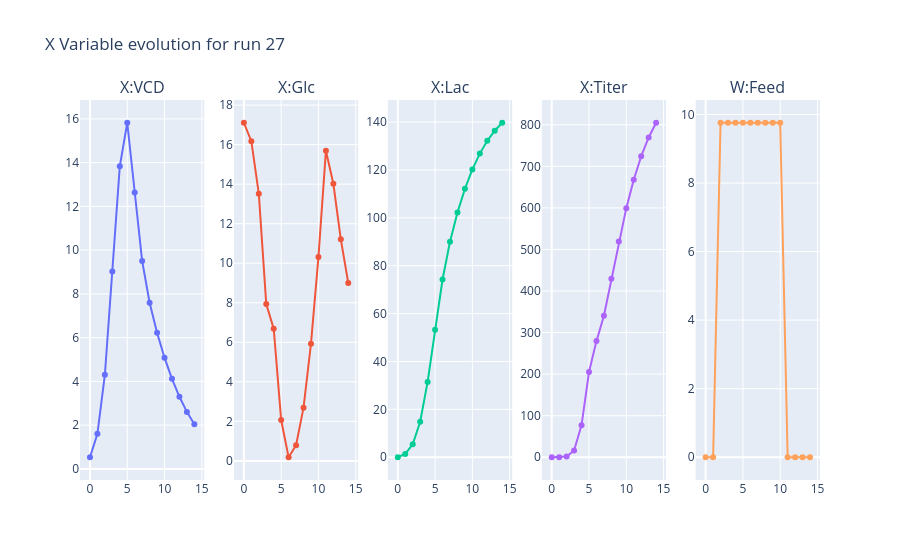
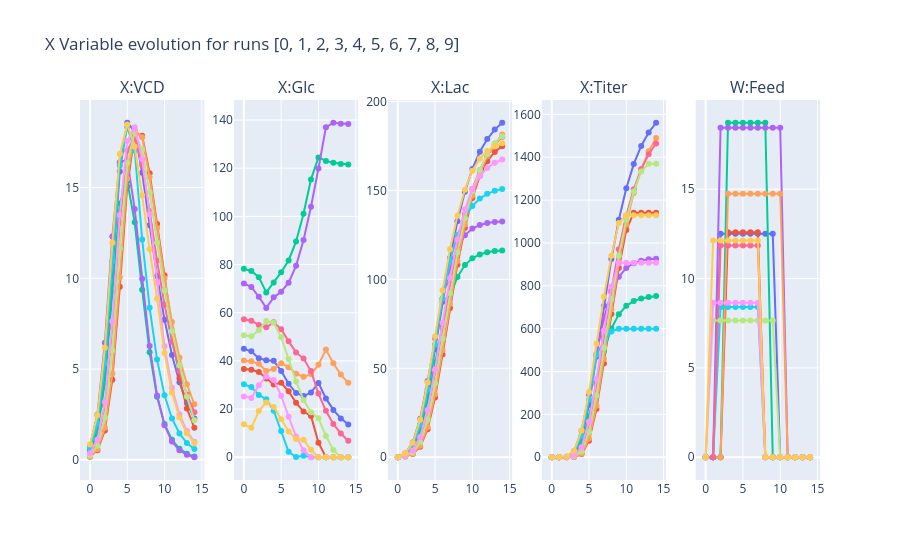

Here is the notebook cell these charts were saved with, in order:
### Code cell
#@title Evolution profiles for selected runs
if PLOT_RUN_ID is not None:
    fig = make_subplots(rows=1, cols=5, subplot_titles=owu.columns)
    plot_run_ix = owu.index.get_level_values("run") == PLOT_RUN_ID
    for i,c in enumerate(owu.columns):
        fig.add_trace(go.Scatter(x=list(range(15)), y=owu[c].values[plot_run_ix]), row=1, col=i+1)
    fig.update_layout(showlegend=False, title_text="X Variable evolution for run "+str(PLOT_RUN_ID))
    fig.show()
if PLOT_RUNS_IDS is not None:
    fig = make_subplots(rows=1, cols=5, subplot_titles=owu.columns)
    for j in PLOT_RUNS_IDS:
        plot_run_ix = owu.index.get_level_values("run") == j
        for i,c in enumerate(owu.columns):
            fig.add_trace(go.Scatter(x=list(range(15)), y=owu[c].values[plot_run_ix], name="Run id = " + str(j),marker=dict(color=px.colors.qualitative.Plotly[j % 10])), row=1, col=i+1)
    fig.update_layout(showlegend=False, title_text="X Variable evolution for runs "+str(PLOT_RUNS_IDS))
    fig.show()

### Figure 1 — Plotly figure (JSON) as saved in the notebook; plotly's stock layout.template omitted (floating-point values rounded to 4 significant figures)
{"data": [{"type": "scatter", "x": [0, 1, 2, 3, 4, 5, 6, 7, 8, 9, 10, 11, 12, 13, 14], "xaxis": "x", "y": [0.5316, 1.604, 4.304, 9.027, 13.83, 15.82, 12.64, 9.502, 7.594, 6.22, 5.083, 4.117, 3.297, 2.606, 2.036], "yaxis": "y"}, {"type": "scatter", "x": [0, 1, 2, 3, 4, 5, 6, 7, 8, 9, 10, 11, 12, 13, 14], "xaxis": "x2", "y": [17.11, 16.17, 13.52, 7.939, 6.69, 2.069, 0.1836, 0.7935, 2.693, 5.93, 10.31, 15.69, 14.02, 11.21, 8.999], "yaxis": "y2"}, {"type": "scatter", "x": [0, 1, 2, 3, 4, 5, 6, 7, 8, 9, 10, 11, 12, 13, 14], "xaxis": "x3", "y": [0.0, 1.407, 5.403, 14.83, 31.45, 53.29, 74.24, 90.0, 102.2, 112.1, 120.2, 126.8, 132.2, 136.4, 139.7], "yaxis": "y3"}, {"type": "scatter", "x": [0, 1, 2, 3, 4, 5, 6, 7, 8, 9, 10, 11, 12, 13, 14], "xaxis": "x4", "y": [0.0, 0.1387, 1.751, 16.37, 77.25, 205.1, 279.4, 340.3, 429.3, 519.2, 599.4, 667.8, 724.3, 769.4, 804.8], "yaxis": "y4"}, {"type": "scatter", "x": [0, 1, 2, 3, 4, 5, 6, 7, 8, 9, 10, 11, 12, 13, 14], "xaxis": "x5", "y": [0.0, 0.0, 9.76, 9.76, 9.76, 9.76, 9.76, 9.76, 9.76, 9.76, 9.76, 0.0, 0.0, 0.0, 0.0], "yaxis": "y5"}], "layout": {"annotations": [{"font": {"size": 16}, "showarrow": false, "text": "X:VCD", "x": 0.084, "xanchor": "center", "xref": "paper", "y": 1.0, "yanchor": "bottom", "yref": "paper"}, {"font": {"size": 16}, "showarrow": false, "text": "X:Glc", "x": 0.292, "xanchor": "center", "xref": "paper", "y": 1.0, "yanchor": "bottom", "yref": "paper"}, {"font": {"size": 16}, "showarrow": false, "text": "X:Lac", "x": 0.5, "xanchor": "center", "xref": "paper", "y": 1.0, "yanchor": "bottom", "yref": "paper"}, {"font": {"size": 16}, "showarrow": false, "text": "X:Titer", "x": 0.708, "xanchor": "center", "xref": "paper", "y": 1.0, "yanchor": "bottom", "yref": "paper"}, {"font": {"size": 16}, "showarrow": false, "text": "W:Feed", "x": 0.916, "xanchor": "center", "xref": "paper", "y": 1.0, "yanchor": "bottom", "yref": "paper"}], "showlegend": false, "title": {"text": "X Variable evolution for run 27"}, "xaxis": {"anchor": "y", "domain": [0.0, 0.168]}, "xaxis2": {"anchor": "y2", "domain": [0.208, 0.376]}, "xaxis3": {"anchor": "y3", "domain": [0.416, 0.584]}, "xaxis4": {"anchor": "y4", "domain": [0.624, 0.792]}, "xaxis5": {"anchor": "y5", "domain": [0.832, 1.0]}, "yaxis": {"anchor": "x", "domain": [0.0, 1.0]}, "yaxis2": {"anchor": "x2", "domain": [0.0, 1.0]}, "yaxis3": {"anchor": "x3", "domain": [0.0, 1.0]}, "yaxis4": {"anchor": "x4", "domain": [0.0, 1.0]}, "yaxis5": {"anchor": "x5", "domain": [0.0, 1.0]}}}

### Figure 2 — Plotly figure (JSON) as saved in the notebook; plotly's stock layout.template omitted (floating-point values rounded to 4 significant figures)
{"data": [{"marker": {"color": "#636EFA"}, "name": "Run id = 0", "type": "scatter", "x": [0, 1, 2, 3, 4, 5, 6, 7, 8, 9, 10, 11, 12, 13, 14], "xaxis": "x", "y": [0.55, 1.725, 4.78, 10.28, 15.89, 18.57, 18.1, 15.81, 12.92, 10.12, 7.716, 5.775, 4.271, 3.129, 2.276], "yaxis": "y"}, {"marker": {"color": "#636EFA"}, "name": "Run id = 0", "type": "scatter", "x": [0, 1, 2, 3, 4, 5, 6, 7, 8, 9, 10, 11, 12, 13, 14], "xaxis": "x2", "y": [45.0, 44.01, 41.09, 40.27, 40.08, 35.78, 30.51, 26.67, 25.39, 26.87, 30.86, 24.44, 19.66, 16.14, 13.57], "yaxis": "y2"}, {"marker": {"color": "#636EFA"}, "name": "Run id = 0", "type": "scatter", "x": [0, 1, 2, 3, 4, 5, 6, 7, 8, 9, 10, 11, 12, 13, 14], "xaxis": "x3", "y": [0.0, 1.489, 5.872, 16.49, 35.54, 60.78, 87.48, 112.0, 132.7, 149.3, 162.1, 171.7, 178.9, 184.2, 188.1], "yaxis": "y3"}, {"marker": {"color": "#636EFA"}, "name": "Run id = 0", "type": "scatter", "x": [0, 1, 2, 3, 4, 5, 6, 7, 8, 9, 10, 11, 12, 13, 14], "xaxis": "x4", "y": [0.0, 0.05463, 1.312, 15.87, 85.82, 245.2, 468.6, 706.7, 924.8, 1108.0, 1255.0, 1368.0, 1453.0, 1515.0, 1561.0], "yaxis": "y4"}, {"marker": {"color": "#636EFA"}, "name": "Run id = 0", "type": "scatter", "x": [0, 1, 2, 3, 4, 5, 6, 7, 8, 9, 10, 11, 12, 13, 14], "xaxis": "x5", "y": [0.0, 0.0, 12.5, 12.5, 12.5, 12.5, 12.5, 12.5, 12.5, 12.5, 0.0, 0.0, 0.0, 0.0, 0.0], "yaxis": "y5"}, {"marker": {"color": "#EF553B"}, "name": "Run id = 1", "type": "scatter", "x": [0, 1, 2, 3, 4, 5, 6, 7, 8, 9, 10, 11, 12, 13, 14], "xaxis": "x", "y": [0.1665, 0.5305, 1.62, 4.417, 9.529, 15.04, 18.0, 17.86, 15.78, 12.99, 10.17, 7.111, 4.493, 2.827, 1.774], "yaxis": "y"}, {"marker": {"color": "#EF553B"}, "name": "Run id = 1", "type": "scatter", "x": [0, 1, 2, 3, 4, 5, 6, 7, 8, 9, 10, 11, 12, 13, 14], "xaxis": "x2", "y": [36.64, 36.34, 35.4, 32.69, 30.22, 30.92, 27.41, 22.6, 18.98, 17.12, 6.065, 2.295e-09, -4.038e-08, -3.808e-08, -1.196e-08], "yaxis": "y2"}, {"marker": {"color": "#EF553B"}, "name": "Run id = 1", "type": "scatter", "x": [0, 1, 2, 3, 4, 5, 6, 7, 8, 9, 10, 11, 12, 13, 14], "xaxis": "x3", "y": [0.0, 0.4532, 1.867, 5.939, 15.75, 33.6, 57.8, 83.94, 108.3, 129.1, 145.7, 158.3, 166.5, 171.7, 174.9], "yaxis": "y3"}, {"marker": {"color": "#EF553B"}, "name": "Run id = 1", "type": "scatter", "x": [0, 1, 2, 3, 4, 5, 6, 7, 8, 9, 10, 11, 12, 13, 14], "xaxis": "x4", "y": [0.0, 0.008608, 0.1036, 1.444, 14.75, 77.47, 224.7, 437.4, 668.6, 882.8, 1060.0, 1141.0, 1141.0, 1141.0, 1141.0], "yaxis": "y4"}, {"marker": {"color": "#EF553B"}, "name": "Run id = 1", "type": "scatter", "x": [0, 1, 2, 3, 4, 5, 6, 7, 8, 9, 10, 11, 12, 13, 14], "xaxis": "x5", "y": [0.0, 0.0, 0.0, 12.59, 12.59, 12.59, 12.59, 12.59, 0.0, 0.0, 0.0, 0.0, 0.0, 0.0, 0.0], "yaxis": "y5"}, {"marker": {"color": "#00CC96"}, "name": "Run id = 2", "type": "scatter", "x": [0, 1, 2, 3, 4, 5, 6, 7, 8, 9, 10, 11, 12, 13, 14], "xaxis": "x", "y": [0.4778, 1.516, 4.249, 9.226, 14.13, 15.35, 13.08, 9.373, 5.92, 3.474, 1.971, 1.104, 0.6151, 0.3414, 0.1892], "yaxis": "y"}, {"marker": {"color": "#00CC96"}, "name": "Run id = 2", "type": "scatter", "x": [0, 1, 2, 3, 4, 5, 6, 7, 8, 9, 10, 11, 12, 13, 14], "xaxis": "x2", "y": [78.22, 77.36, 74.77, 68.45, 72.6, 76.84, 81.71, 89.62, 101.1, 115.4, 124.5, 123.0, 122.2, 121.8, 121.5], "yaxis": "y2"}, {"marker": {"color": "#00CC96"}, "name": "Run id = 2", "type": "scatter", "x": [0, 1, 2, 3, 4, 5, 6, 7, 8, 9, 10, 11, 12, 13, 14], "xaxis": "x3", "y": [0.0, 1.302, 5.18, 14.67, 31.77, 53.51, 74.28, 90.5, 101.4, 108.1, 111.9, 114.0, 115.2, 115.9, 116.3], "yaxis": "y3"}, {"marker": {"color": "#00CC96"}, "name": "Run id = 2", "type": "scatter", "x": [0, 1, 2, 3, 4, 5, 6, 7, 8, 9, 10, 11, 12, 13, 14], "xaxis": "x4", "y": [0.0, 0.02713, 0.8322, 11.42, 66.45, 191.1, 350.8, 495.5, 600.6, 667.2, 706.4, 728.7, 741.3, 748.3, 752.2], "yaxis": "y4"}, {"marker": {"color": "#00CC96"}, "name": "Run id = 2", "type": "scatter", "x": [0, 1, 2, 3, 4, 5, 6, 7, 8, 9, 10, 11, 12, 13, 14], "xaxis": "x5", "y": [0.0, 0.0, 0.0, 18.72, 18.72, 18.72, 18.72, 18.72, 18.72, 0.0, 0.0, 0.0, 0.0, 0.0, 0.0], "yaxis": "y5"}, {"marker": {"color": "#AB63FA"}, "name": "Run id = 3", "type": "scatter", "x": [0, 1, 2, 3, 4, 5, 6, 7, 8, 9, 10, 11, 12, 13, 14], "xaxis": "x", "y": [0.7977, 2.484, 6.454, 12.3, 16.4, 16.51, 13.81, 9.979, 6.276, 3.549, 1.906, 1.005, 0.5265, 0.2752, 0.1436], "yaxis": "y"}, {"marker": {"color": "#AB63FA"}, "name": "Run id = 3", "type": "scatter", "x": [0, 1, 2, 3, 4, 5, 6, 7, 8, 9, 10, 11, 12, 13, 14], "xaxis": "x2", "y": [72.14, 70.7, 66.63, 62.01, 66.39, 68.75, 72.5, 79.49, 90.19, 104.0, 119.9, 137.0, 138.9, 138.5, 138.3], "yaxis": "y2"}, {"marker": {"color": "#AB63FA"}, "name": "Run id = 3", "type": "scatter", "x": [0, 1, 2, 3, 4, 5, 6, 7, 8, 9, 10, 11, 12, 13, 14], "xaxis": "x3", "y": [0.0, 2.158, 8.272, 21.71, 42.82, 66.96, 89.02, 106.2, 117.8, 124.8, 128.6, 130.6, 131.7, 132.2, 132.5], "yaxis": "y3"}, {"marker": {"color": "#AB63FA"}, "name": "Run id = 3", "type": "scatter", "x": [0, 1, 2, 3, 4, 5, 6, 7, 8, 9, 10, 11, 12, 13, 14], "xaxis": "x4", "y": [0.0, 0.09359, 2.789, 28.81, 123.6, 291.1, 481.8, 648.4, 768.2, 842.1, 883.5, 905.7, 917.4, 923.5, 926.8], "yaxis": "y4"}, {"marker": {"color": "#AB63FA"}, "name": "Run id = 3", "type": "scatter", "x": [0, 1, 2, 3, 4, 5, 6, 7, 8, 9, 10, 11, 12, 13, 14], "xaxis": "x5", "y": [0.0, 0.0, 18.44, 18.44, 18.44, 18.44, 18.44, 18.44, 18.44, 18.44, 18.44, 0.0, 0.0, 0.0, 0.0], "yaxis": "y5"}, {"marker": {"color": "#FFA15A"}, "name": "Run id = 4", "type": "scatter", "x": [0, 1, 2, 3, 4, 5, 6, 7, 8, 9, 10, 11, 12, 13, 14], "xaxis": "x", "y": [0.1811, 0.5779, 1.762, 4.755, 10.05, 15.48, 18.15, 17.77, 15.58, 12.77, 10.01, 7.588, 5.642, 4.169, 3.062], "yaxis": "y"}, {"marker": {"color": "#FFA15A"}, "name": "Run id = 4", "type": "scatter", "x": [0, 1, 2, 3, 4, 5, 6, 7, 8, 9, 10, 11, 12, 13, 14], "xaxis": "x2", "y": [40.14, 39.81, 38.79, 35.85, 36.69, 39.05, 37.4, 34.72, 33.38, 34.52, 38.36, 44.69, 39.0, 34.33, 30.89], "yaxis": "y2"}, {"marker": {"color": "#FFA15A"}, "name": "Run id = 4", "type": "scatter", "x": [0, 1, 2, 3, 4, 5, 6, 7, 8, 9, 10, 11, 12, 13, 14], "xaxis": "x3", "y": [0.0, 0.4935, 2.032, 6.439, 16.89, 35.47, 60.1, 86.26, 110.4, 130.8, 147.2, 159.8, 169.3, 176.3, 181.5], "yaxis": "y3"}, {"marker": {"color": "#FFA15A"}, "name": "Run id = 4", "type": "scatter", "x": [0, 1, 2, 3, 4, 5, 6, 7, 8, 9, 10, 11, 12, 13, 14], "xaxis": "x4", "y": [0.0, 0.008565, 0.1156, 1.702, 17.0, 85.81, 240.5, 457.9, 691.1, 906.1, 1088.0, 1233.0, 1344.0, 1427.0, 1489.0], "yaxis": "y4"}, {"marker": {"color": "#FFA15A"}, "name": "Run id = 4", "type": "scatter", "x": [0, 1, 2, 3, 4, 5, 6, 7, 8, 9, 10, 11, 12, 13, 14], "xaxis": "x5", "y": [0.0, 0.0, 0.0, 14.74, 14.74, 14.74, 14.74, 14.74, 14.74, 14.74, 14.74, 0.0, 0.0, 0.0, 0.0], "yaxis": "y5"}, {"marker": {"color": "#19D3F3"}, "name": "Run id = 5", "type": "scatter", "x": [0, 1, 2, 3, 4, 5, 6, 7, 8, 9, 10, 11, 12, 13, 14], "xaxis": "x", "y": [0.6432, 1.984, 5.325, 10.94, 16.21, 18.34, 17.05, 12.14, 8.382, 5.522, 3.553, 2.276, 1.455, 0.928, 0.5914], "yaxis": "y"}, {"marker": {"color": "#19D3F3"}, "name": "Run id = 5", "type": "scatter", "x": [0, 1, 2, 3, 4, 5, 6, 7, 8, 9, 10, 11, 12, 13, 14], "xaxis": "x2", "y": [30.32, 29.17, 25.87, 24.11, 19.34, 10.92, 2.251, 0.1216, 0.5805, -3.092e-09, 2.99e-08, 2.405e-08, 3.118e-08, 2.705e-08, 7.484e-09], "yaxis": "y2"}, {"marker": {"color": "#19D3F3"}, "name": "Run id = 5", "type": "scatter", "x": [0, 1, 2, 3, 4, 5, 6, 7, 8, 9, 10, 11, 12, 13, 14], "xaxis": "x3", "y": [0.0, 1.726, 6.682, 18.21, 38.02, 63.34, 89.2, 110.4, 124.9, 134.9, 141.3, 145.4, 148.1, 149.8, 150.9], "yaxis": "y3"}, {"marker": {"color": "#19D3F3"}, "name": "Run id = 5", "type": "scatter", "x": [0, 1, 2, 3, 4, 5, 6, 7, 8, 9, 10, 11, 12, 13, 14], "xaxis": "x4", "y": [0.0, 0.1047, 2.055, 21.12, 101.3, 267.8, 477.1, 542.1, 587.1, 599.2, 599.2, 599.2, 599.2, 599.2, 599.2], "yaxis": "y4"}, {"marker": {"color": "#19D3F3"}, "name": "Run id = 5", "type": "scatter", "x": [0, 1, 2, 3, 4, 5, 6, 7, 8, 9, 10, 11, 12, 13, 14], "xaxis": "x5", "y": [0.0, 0.0, 8.408, 8.408, 8.408, 8.408, 8.408, 8.408, 0.0, 0.0, 0.0, 0.0, 0.0, 0.0, 0.0], "yaxis": "y5"}, {"marker": {"color": "#FF6692"}, "name": "Run id = 6", "type": "scatter", "x": [0, 1, 2, 3, 4, 5, 6, 7, 8, 9, 10, 11, 12, 13, 14], "xaxis": "x", "y": [0.316, 1.009, 2.978, 7.285, 13.06, 17.02, 17.77, 16.25, 13.7, 10.97, 8.543, 6.508, 4.874, 3.601, 2.628], "yaxis": "y"}, {"marker": {"color": "#FF6692"}, "name": "Run id = 6", "type": "scatter", "x": [0, 1, 2, 3, 4, 5, 6, 7, 8, 9, 10, 11, 12, 13, 14], "xaxis": "x2", "y": [57.27, 56.7, 54.93, 53.94, 56.02, 53.19, 48.11, 43.52, 40.97, 35.77, 26.45, 19.27, 13.86, 9.833, 6.882], "yaxis": "y2"}, {"marker": {"color": "#FF6692"}, "name": "Run id = 6", "type": "scatter", "x": [0, 1, 2, 3, 4, 5, 6, 7, 8, 9, 10, 11, 12, 13, 14], "xaxis": "x3", "y": [0.0, 0.8627, 3.509, 10.59, 25.25, 47.29, 72.7, 97.38, 119.0, 136.8, 150.8, 161.5, 169.7, 175.8, 180.2], "yaxis": "y3"}, {"marker": {"color": "#FF6692"}, "name": "Run id = 6", "type": "scatter", "x": [0, 1, 2, 3, 4, 5, 6, 7, 8, 9, 10, 11, 12, 13, 14], "xaxis": "x4", "y": [0.0, 0.01458, 0.3397, 5.33, 40.76, 151.1, 338.3, 561.1, 779.4, 970.8, 1128.0, 1251.0, 1344.0, 1414.0, 1464.0], "yaxis": "y4"}, {"marker": {"color": "#FF6692"}, "name": "Run id = 6", "type": "scatter", "x": [0, 1, 2, 3, 4, 5, 6, 7, 8, 9, 10, 11, 12, 13, 14], "xaxis": "x5", "y": [0.0, 0.0, 11.85, 11.85, 11.85, 11.85, 11.85, 11.85, 0.0, 0.0, 0.0, 0.0, 0.0, 0.0, 0.0], "yaxis": "y5"}, {"marker": {"color": "#B6E880"}, "name": "Run id = 7", "type": "scatter", "x": [0, 1, 2, 3, 4, 5, 6, 7, 8, 9, 10, 11, 12, 13, 14], "xaxis": "x", "y": [0.2429, 0.777, 2.339, 6.024, 11.66, 16.35, 18.03, 17.08, 14.73, 11.95, 9.329, 7.079, 5.208, 3.493, 2.185], "yaxis": "y"}, {"marker": {"color": "#B6E880"}, "name": "Run id = 7", "type": "scatter", "x": [0, 1, 2, 3, 4, 5, 6, 7, 8, 9, 10, 11, 12, 13, 14], "xaxis": "x2", "y": [50.65, 50.21, 52.73, 56.58, 55.82, 49.85, 40.78, 31.44, 23.8, 18.68, 16.17, 8.834, 3.017, 1.348e-07, -2.851e-08], "yaxis": "y2"}, {"marker": {"color": "#B6E880"}, "name": "Run id = 7", "type": "scatter", "x": [0, 1, 2, 3, 4, 5, 6, 7, 8, 9, 10, 11, 12, 13, 14], "xaxis": "x3", "y": [0.0, 0.6633, 2.72, 8.435, 21.07, 41.53, 66.66, 92.18, 115.2, 134.4, 149.7, 161.4, 170.3, 176.5, 180.5], "yaxis": "y3"}, {"marker": {"color": "#B6E880"}, "name": "Run id = 7", "type": "scatter", "x": [0, 1, 2, 3, 4, 5, 6, 7, 8, 9, 10, 11, 12, 13, 14], "xaxis": "x4", "y": [0.0, 0.01025, 0.1911, 3.032, 27.12, 116.7, 289.3, 511.1, 737.9, 940.8, 1109.0, 1240.0, 1334.0, 1369.0, 1369.0], "yaxis": "y4"}, {"marker": {"color": "#B6E880"}, "name": "Run id = 7", "type": "scatter", "x": [0, 1, 2, 3, 4, 5, 6, 7, 8, 9, 10, 11, 12, 13, 14], "xaxis": "x5", "y": [0.0, 7.658, 7.658, 7.658, 7.658, 7.658, 7.658, 7.658, 7.658, 7.658, 0.0, 0.0, 0.0, 0.0, 0.0], "yaxis": "y5"}, {"marker": {"color": "#FF97FF"}, "name": "Run id = 8", "type": "scatter", "x": [0, 1, 2, 3, 4, 5, 6, 7, 8, 9, 10, 11, 12, 13, 14], "xaxis": "x", "y": [0.3574, 1.111, 3.192, 7.629, 13.49, 17.57, 18.32, 16.56, 13.53, 9.777, 6.254, 3.973, 2.514, 1.586, 0.9998], "yaxis": "y"}, {"marker": {"color": "#FF97FF"}, "name": "Run id = 8", "type": "scatter", "x": [0, 1, 2, 3, 4, 5, 6, 7, 8, 9, 10, 11, 12, 13, 14], "xaxis": "x2", "y": [25.22, 24.58, 29.88, 33.55, 32.07, 25.59, 16.8, 8.637, 2.924, -1.045e-08, 3.787e-09, 2.287e-08, 5e-08, 1.773e-08, 1.577e-08], "yaxis": "y2"}, {"marker": {"color": "#FF97FF"}, "name": "Run id = 8", "type": "scatter", "x": [0, 1, 2, 3, 4, 5, 6, 7, 8, 9, 10, 11, 12, 13, 14], "xaxis": "x3", "y": [0.0, 0.9607, 3.828, 11.32, 26.54, 49.28, 75.49, 100.8, 122.6, 139.5, 150.8, 158.1, 162.7, 165.6, 167.4], "yaxis": "y3"}, {"marker": {"color": "#FF97FF"}, "name": "Run id = 8", "type": "scatter", "x": [0, 1, 2, 3, 4, 5, 6, 7, 8, 9, 10, 11, 12, 13, 14], "xaxis": "x4", "y": [0.0, 0.04557, 0.5859, 6.845, 46.95, 166.1, 363.6, 591.5, 796.5, 908.1, 908.1, 908.1, 908.1, 908.1, 908.1], "yaxis": "y4"}, {"marker": {"color": "#FF97FF"}, "name": "Run id = 8", "type": "scatter", "x": [0, 1, 2, 3, 4, 5, 6, 7, 8, 9, 10, 11, 12, 13, 14], "xaxis": "x5", "y": [0.0, 8.652, 8.652, 8.652, 8.652, 8.652, 8.652, 8.652, 0.0, 0.0, 0.0, 0.0, 0.0, 0.0, 0.0], "yaxis": "y5"}, {"marker": {"color": "#FECB52"}, "name": "Run id = 9", "type": "scatter", "x": [0, 1, 2, 3, 4, 5, 6, 7, 8, 9, 10, 11, 12, 13, 14], "xaxis": "x", "y": [0.8395, 2.452, 6.18, 11.96, 16.84, 18.47, 17.25, 14.57, 11.59, 8.88, 5.884, 3.713, 2.334, 1.465, 0.9178], "yaxis": "y"}, {"marker": {"color": "#FECB52"}, "name": "Run id = 9", "type": "scatter", "x": [0, 1, 2, 3, 4, 5, 6, 7, 8, 9, 10, 11, 12, 13, 14], "xaxis": "x2", "y": [13.68, 12.23, 19.21, 22.73, 20.86, 15.82, 10.7, 7.578, 7.248, 3.116, 3.578e-09, -8.946e-09, -2.413e-08, -1.746e-08, -3.777e-08], "yaxis": "y2"}, {"marker": {"color": "#FECB52"}, "name": "Run id = 9", "type": "scatter", "x": [0, 1, 2, 3, 4, 5, 6, 7, 8, 9, 10, 11, 12, 13, 14], "xaxis": "x3", "y": [0.0, 2.186, 8.087, 21.04, 42.09, 67.93, 93.91, 116.9, 135.7, 150.5, 161.1, 167.9, 172.2, 174.9, 176.5], "yaxis": "y3"}, {"marker": {"color": "#FECB52"}, "name": "Run id = 9", "type": "scatter", "x": [0, 1, 2, 3, 4, 5, 6, 7, 8, 9, 10, 11, 12, 13, 14], "xaxis": "x4", "y": [0.0, 0.3791, 4.022, 30.2, 124.9, 304.6, 529.3, 750.1, 940.4, 1093.0, 1129.0, 1129.0, 1129.0, 1129.0, 1129.0], "yaxis": "y4"}, {"marker": {"color": "#FECB52"}, "name": "Run id = 9", "type": "scatter", "x": [0, 1, 2, 3, 4, 5, 6, 7, 8, 9, 10, 11, 12, 13, 14], "xaxis": "x5", "y": [0.0, 12.13, 12.13, 12.13, 12.13, 12.13, 12.13, 12.13, 0.0, 0.0, 0.0, 0.0, 0.0, 0.0, 0.0], "yaxis": "y5"}], "layout": {"annotations": [{"font": {"size": 16}, "showarrow": false, "text": "X:VCD", "x": 0.084, "xanchor": "center", "xref": "paper", "y": 1.0, "yanchor": "bottom", "yref": "paper"}, {"font": {"size": 16}, "showarrow": false, "text": "X:Glc", "x": 0.292, "xanchor": "center", "xref": "paper", "y": 1.0, "yanchor": "bottom", "yref": "paper"}, {"font": {"size": 16}, "showarrow": false, "text": "X:Lac", "x": 0.5, "xanchor": "center", "xref": "paper", "y": 1.0, "yanchor": "bottom", "yref": "paper"}, {"font": {"size": 16}, "showarrow": false, "text": "X:Titer", "x": 0.708, "xanchor": "center", "xref": "paper", "y": 1.0, "yanchor": "bottom", "yref": "paper"}, {"font": {"size": 16}, "showarrow": false, "text": "W:Feed", "x": 0.916, "xanchor": "center", "xref": "paper", "y": 1.0, "yanchor": "bottom", "yref": "paper"}], "showlegend": false, "title": {"text": "X Variable evolution for runs [0, 1, 2, 3, 4, 5, 6, 7, 8, 9]"}, "xaxis": {"anchor": "y", "domain": [0.0, 0.168]}, "xaxis2": {"anchor": "y2", "domain": [0.208, 0.376]}, "xaxis3": {"anchor": "y3", "domain": [0.416, 0.584]}, "xaxis4": {"anchor": "y4", "domain": [0.624, 0.792]}, "xaxis5": {"anchor": "y5", "domain": [0.832, 1.0]}, "yaxis": {"anchor": "x", "domain": [0.0, 1.0]}, "yaxis2": {"anchor": "x2", "domain": [0.0, 1.0]}, "yaxis3": {"anchor": "x3", "domain": [0.0, 1.0]}, "yaxis4": {"anchor": "x4", "domain": [0.0, 1.0]}, "yaxis5": {"anchor": "x5", "domain": [0.0, 1.0]}}}
